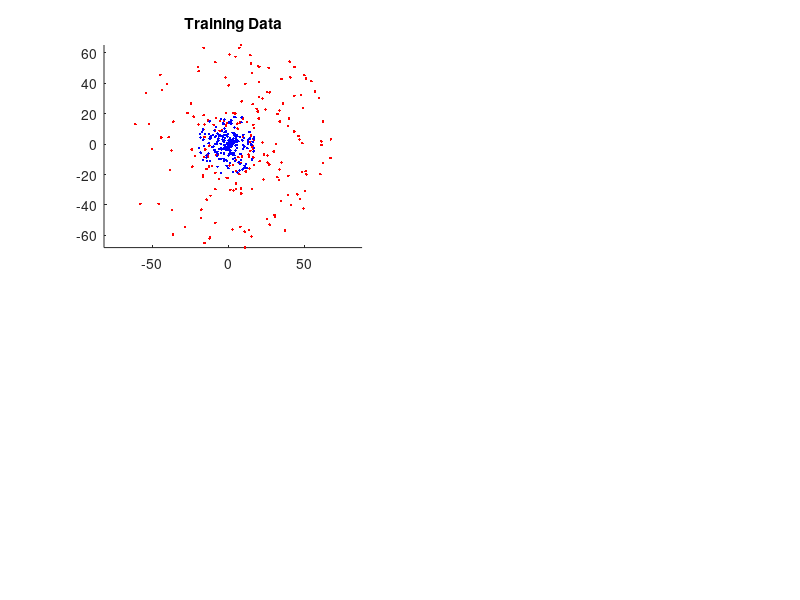

This chart was generated by the following MATLAB code: (Note: this script raises an error after producing the figure.)
clear all;
close all;

data = load('data3.mat');
data = data.dat;

n_classifier = 250;

% Training data
samples = data( : , 1:2);
labels = data(:,3);


negitiveSamples = samples(labels == -1,:);
positiveSamples = samples(labels == 1,:);

% Show the data
figure, subplot(2,2,1), hold on; axis equal;
plot(negitiveSamples(:, 1), negitiveSamples(:, 2), 'r.');
plot(positiveSamples(:, 1), positiveSamples(:, 2), 'b.');
title('Training Data');

%errors = zeros(n_classifier,1);

% Use Adaboost to train n_classifier weak classifiers
obj = AdaboostClassifier();

obj.train(samples,labels,n_classifier);

% Test using the weak classifiers
[errors , testLabels] = obj.test(samples , labels);
estPositive = samples(testLabels == 1 , :);
estNegitive = samples(testLabels == -1 , :);

subplot(2,2,3), plot(errors); title('Error versus number of classifiers');


% Show classified data
subplot(2,2,4), hold on
plot(estPositive(:,1),estPositive(:,2),'b.');
plot(estNegitive(:,1),estNegitive(:,2),'r.');
axis equal;
title('Classification with adaboost');
